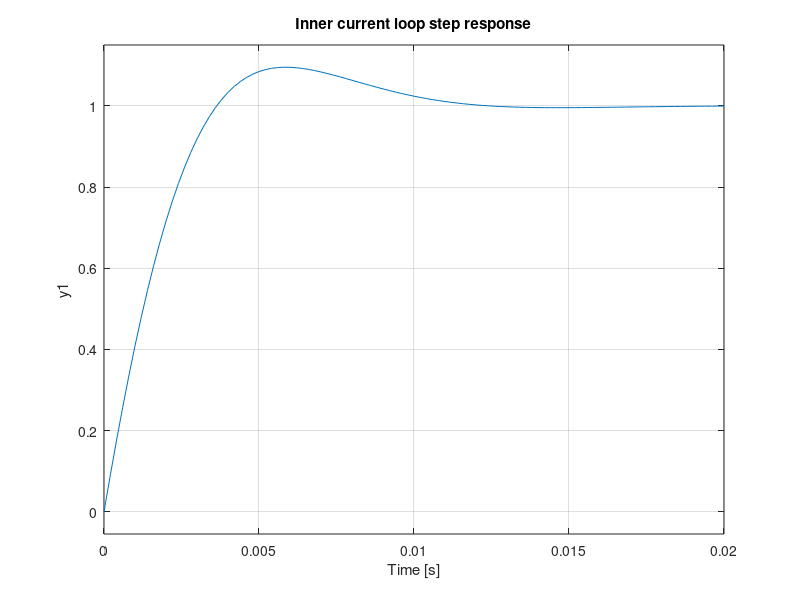
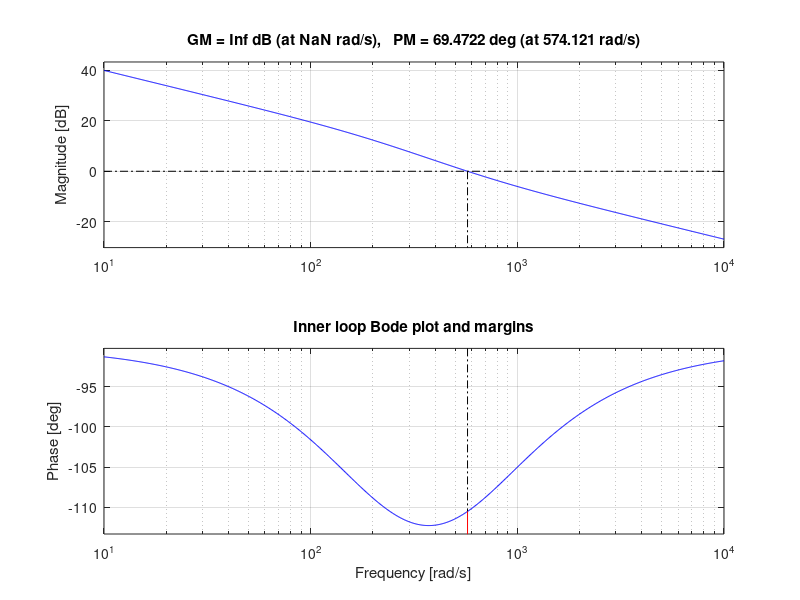

Write the MATLAB code that produced these figures, in order. (Note: this script raises an error after producing the figures.)
% Inner plant parameters
L = 2e-3;   % H
R = 0.5;    % Ohm
Ku = 1.0;   % gain

% Desired inner closed-loop specs
zeta_i = 0.7;
omega_n_i = 500;   % rad/s

% PI design
kp = (2 * L * zeta_i * omega_n_i - R) / Ku;
ki = (L * omega_n_i^2) / Ku;

% Transfer functions
s = tf('s');
Gi = Ku / (L * s + R);
Ci = kp + ki / s;

Li = Ci * Gi;
Ti = feedback(Li, 1);
Si = 1 - Ti;

% Step response
figure;
step(Ti);
grid on;
title('Inner current loop step response');

% Bode and margins
figure;
margin(Li);
grid on;
title('Inner loop Bode plot and margins');

disp('Inner PI gains:');
disp(table(kp, ki));
